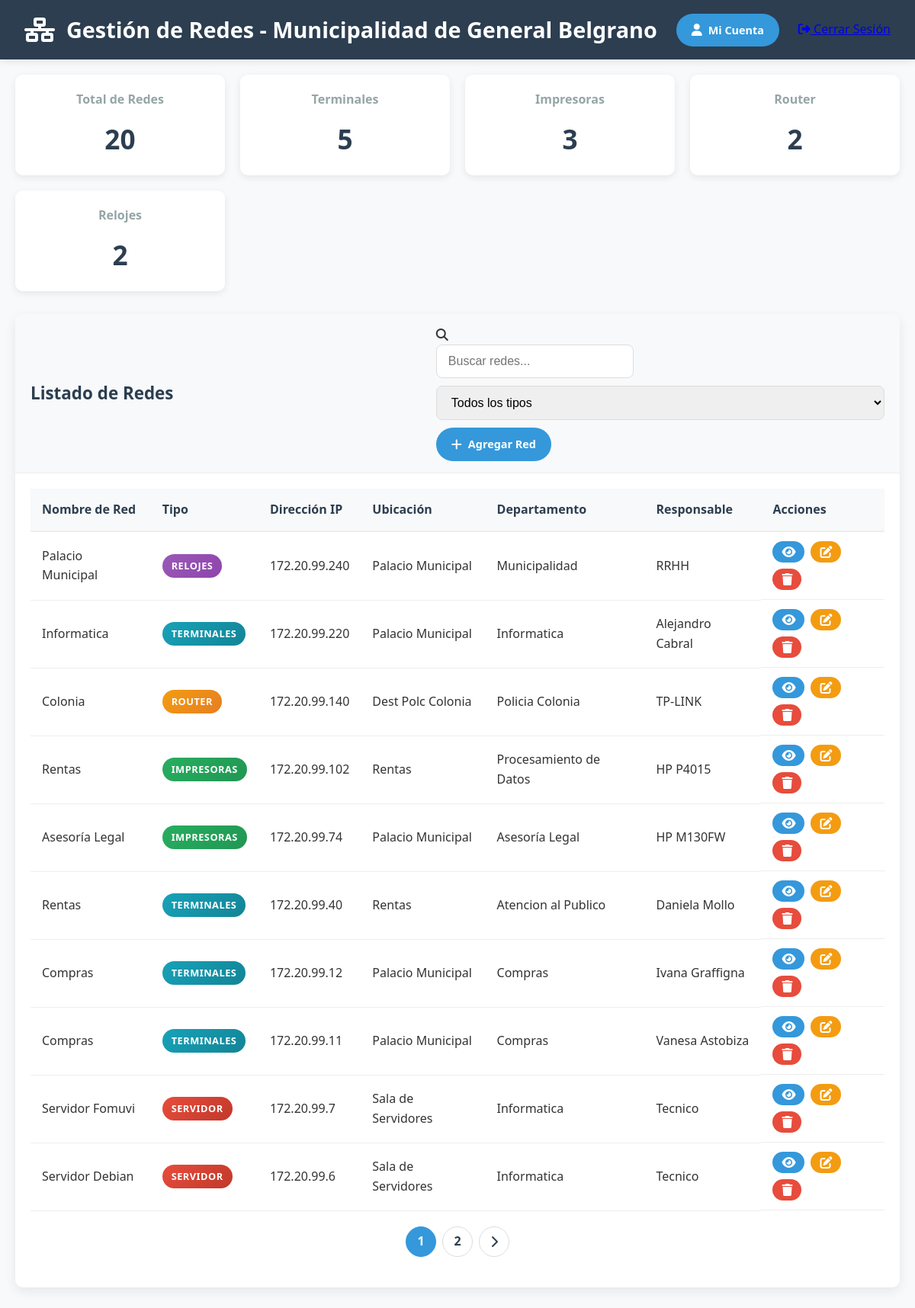
/Tabla_ip/index.php, run on the app's committed database.
### tables this page shows
CREATE TABLE `redes` (
  `id` int(11) NOT NULL,
  `nombre_red` varchar(100) NOT NULL,
  `tipo_red` varchar(50) NOT NULL,
  `direccion_ip` varchar(15) DEFAULT NULL,
  `mascara_subred` varchar(15) DEFAULT NULL,
  `gateway` varchar(15) DEFAULT NULL,
  `dns_primario` varchar(15) DEFAULT NULL,
  `dns_secundario` varchar(15) DEFAULT NULL,
  `ubicacion` varchar(100) DEFAULT NULL,
  `departamento` varchar(50) DEFAULT NULL,
  `responsable` varchar(100) DEFAULT NULL,
  `telefono_contacto` varchar(20) DEFAULT NULL,
  `fecha_instalacion` date DEFAULT NULL,
  `observaciones` text DEFAULT NULL,
  `estado` enum('activa','inactiva') DEFAULT 'activa'
);

### Tabla_ip/index.php (the view, shortened to what this page needs)
<?php
include 'conexion.php';
$limit = 10;
$page = isset($_GET['page']) ? (int)$_GET['page'] : 1;
$start = ($page > 1) ? ($page * $limit) - $limit : 0;
$search = isset($_GET['search']) ? $_GET['search'] : '';
$filter_type = isset($_GET['filter_type']) ? $_GET['filter_type'] : '';
$sql = "SELECT SQL_CALC_FOUND_ROWS * FROM redes WHERE estado = 'activa'";
$sql .= " ORDER BY id DESC LIMIT $start, $limit";
$resultado = $conexion->query($sql);
$total_resultados = $conexion->query("SELECT FOUND_ROWS() as total");
$total_resultados = $total_resultados->fetch_assoc()['total'];
$total_paginas = ceil($total_resultados / $limit);
$stats = [
    'total_redes' => $conexion->query("SELECT COUNT(*) as total FROM redes WHERE estado = 'activa'")->fetch_assoc()['total'],
    'redes_Terminales' => $conexion->query("SELECT COUNT(*) as total FROM redes WHERE tipo_red = 'Terminales' AND estado = 'activa'")->fetch_assoc()['total'],
    'redes_Impresoras' => $conexion->query("SELECT COUNT(*) as total FROM redes WHERE tipo_red = 'Impresoras' AND estado = 'activa'")->fetch_assoc()['total'],
    'redes_Router' => $conexion->query("SELECT COUNT(*) as total FROM redes WHERE tipo_red = 'Router' AND estado = 'activa'")->fetch_assoc()['total'],
    'redes_Servidor' => $conexion->query("SELECT COUNT(*) as total FROM redes WHERE tipo_red = 'Servidor' AND estado = 'activa'")->fetch_assoc()['total'],
    'redes_Relojes' => $conexion->query("SELECT COUNT(*) as total FROM redes WHERE tipo_red = 'Relojes' AND estado = 'activa'")->fetch_assoc()['total']
];
?>
<!DOCTYPE html>
<html lang="es">
<head>
    <link rel="stylesheet" href="https://cdnjs.cloudflare.com/ajax/libs/font-awesome/6.4.0/css/all.min.css">
    <link rel="stylesheet" href="estilos.css">
</head>
<body>
    <header class="header">
        <div class="logo">
            <i class="fas fa-network-wired fa-2x"></i>
            <h1>Gestión de Redes - Municipalidad de General Belgrano</h1>
        </div>
        <div class="header-actions">
            <a href="mi_cuenta.php" class="btn btn-primary"><i class="fas fa-user"></i> Mi Cuenta</a>
        </div>
            <a href="logout.php" class="dropdown-item">
                 <i class="fas fa-sign-out-alt"></i> Cerrar Sesión
            </a>
    </header>
    <div class="container">
        <div class="dashboard-stats">
            <div class="stat-card">
                <h3>Total de Redes</h3>
                <div class="number"><?php echo $stats['total_redes']; ?></div>
            </div>
            <div class="stat-card">
                <h3>Terminales</h3>
                <div class="number"><?php echo $stats['redes_Terminales']; ?></div>
            </div>
            <div class="stat-card">
                <h3>Impresoras</h3>
                <div class="number"><?php echo $stats['redes_Impresoras']; ?></div>
            </div>
            <div class="stat-card">
                <h3>Router</h3>
                <div class="number"><?php echo $stats['redes_Router']; ?></div>
            </div>
            <div class="stat-card">
                <h3>Relojes</h3>
                <div class="number"><?php echo $stats['redes_Relojes']; ?></div>
            </div>
        </div>
        <div class="card">
            <div class="card-header">
                <h2 class="card-title">Listado de Redes</h2>
                <div class="search-container">
                    <div class="col-auto">
                        <i class="fas fa-search"></i>
                        <input type="text" id="search-input" class="form-control" placeholder="Buscar redes..." value="<?php echo htmlspecialchars($search); ?>">
                    </div>
                    <select class="form-control" id="filter-type">
                        <option value="">Todos los tipos</option>
                    </select>
                    <a href="agregar.php" class="btn btn-primary"><i class="fas fa-plus"></i> Agregar Red</a>
                </div>
            </div>
            <div class="card-body">
                <div class="table-responsive">
                    <table class="data-table">
                        <thead>
                            <tr>
                                <th>Nombre de Red</th>
                                <th>Tipo</th>
                                <th>Dirección IP</th>
                                <th>Ubicación</th>
                                <th>Departamento</th>
                                <th>Responsable</th>
                                <th>Acciones</th>
                            </tr>
                        </thead>
                        <tbody>
                            <?php if ($resultado->num_rows > 0): ?>
                            <?php while($fila = $resultado->fetch_assoc()): ?>
                            <tr>
                                <td><?php echo htmlspecialchars($fila['nombre_red']); ?></td>
                                <td>
                                    <span class="badge
                                        <?php echo $fila['tipo_red'] == 'Terminales' ? 'badge-info' : ''; ?>
                                        <?php echo $fila['tipo_red'] == 'Impresoras' ? 'badge-success' : ''; ?>
                                        <?php echo $fila['tipo_red'] == 'Router' ? 'badge-warning' : ''; ?>
                                        <?php echo $fila['tipo_red'] == 'Servidor' ? 'badge-danger' : ''; ?>
                                        <?php echo $fila['tipo_red'] == 'Otro' ? 'badge-secondary' : ''; ?>
                                        <?php echo $fila['tipo_red'] == 'Relojes' ? 'badge-purple' : ''; ?>">
                                        <?php echo htmlspecialchars($fila['tipo_red']); ?>
                                    </span>
                                </td>
                                <td><?php echo htmlspecialchars($fila['direccion_ip']); ?></td>
                                <td><?php echo htmlspecialchars($fila['ubicacion']); ?></td>
                                <td><?php echo htmlspecialchars($fila['departamento']); ?></td>
                                <td><?php echo htmlspecialchars($fila['responsable']); ?></td>
                                <td class="actions">
                                    <a href="detalles.php?id=<?php echo $fila['id']; ?>" class="btn btn-primary btn-sm"><i class="fas fa-eye"></i></a>
                                    <a href="editar.php?id=<?php echo $fila['id']; ?>" class="btn btn-warning btn-sm"><i class="fas fa-edit"></i></a>
                                    <a href="confirmar_eliminacion.php?id=<?php echo $fila['id']; ?>" class="btn btn-danger btn-sm">
                                        <i class="fas fa-trash"></i>
                                    </a>
                                </td>
                            </tr>
                            <?php endwhile; ?>
                            <?php else: ?>
                            <tr>
                                <td colspan="8" style="text-align: center;">No se encontraron redes registradas.</td>
                            </tr>
                            <?php endif; ?>
                        </tbody>
                    </table>
                </div>
                <?php if ($total_paginas > 1): ?>
                <ul class="pagination">
                    <?php for ($i = 1; $i <= $total_paginas; $i++): ?>
                    <li><a href="?page=<?php echo $i; ?><?php echo !empty($search) ? '&search='.urlencode($search) : ''; ?><?php echo !empty($filter_type) ? '&filter_type='.urlencode($filter_type) : ''; ?>" class="<?php echo $i == $page ? 'active' : ''; ?>"><?php echo $i; ?></a></li>
                    <?php endfor; ?>
                    <?php if ($page < $total_paginas): ?>
                    <li><a href="?page=<?php echo $page+1; ?><?php echo !empty($search) ? '&search='.urlencode($search) : ''; ?><?php echo !empty($filter_type) ? '&filter_type='.urlencode($filter_type) : ''; ?>"><i class="fas fa-chevron-right"></i></a></li>
                    <?php endif; ?>
                </ul>
                <?php endif; ?>
            </div>
        </div>
    </div>
</body>
</html>

### Tabla_ip/estilos.css (style rules this page uses)
:root { --primary: #2c3e50; --secondary: #3498db; --accent: #e74c3c; --light: #ecf0f1; --dark: #2c3e50; --success: #27ae60; --warning: #f39c12; --danger: #e74c3c; --gray: #95a5a6; }
* { margin: 0; padding: 0; box-sizing: border-box; }
body { font-family: 'Segoe UI', Tahoma, Geneva, Verdana, sans-serif; background-color: #f8f9fa; color: #333; line-height: 1.6; }
.header { background: linear-gradient(135deg, var(--primary) 0%, var(--dark) 100%); color: white; padding: 1rem 2rem; box-shadow: 0 2px 10px rgba(0,0,0,0.1); display: flex; justify-content: space-between; align-items: center; }
.logo { display: flex; align-items: center; gap: 15px; }
.logo h1 { font-size: 1.8rem; font-weight: 600; }
.container { max-width: 1400px; margin: 0 auto; padding: 20px; }
.card { background: white; border-radius: 10px; box-shadow: 0 5px 15px rgba(0,0,0,0.08); margin-bottom: 25px; overflow: hidden; }
.card-header { background-color: #f8f9fa; padding: 15px 20px; border-bottom: 1px solid #eee; display: flex; justify-content: space-between; align-items: center; flex-wrap: wrap; gap: 15px; }
.card-title { font-size: 1.4rem; color: var(--primary); font-weight: 600; }
.card-body { padding: 20px; }
.dashboard-stats { display: grid; grid-template-columns: repeat(auto-fill, minmax(250px, 1fr)); gap: 20px; margin-bottom: 30px; }
.stat-card { background: white; border-radius: 10px; padding: 20px; box-shadow: 0 3px 10px rgba(0,0,0,0.08); text-align: center; transition: transform 0.3s ease; }
.stat-card h3 { font-size: 1rem; color: var(--gray); margin-bottom: 10px; }
.stat-card .number { font-size: 2.2rem; font-weight: 700; color: var(--primary); }
.search-container { display: flex; gap: 10px; flex-wrap: wrap; }
.btn { display: inline-flex; align-items: center; gap: 8px; padding: 10px 20px; border: none; border-radius: 50px; font-weight: 600; cursor: pointer; transition: all 0.3s; text-decoration: none; font-size: 0.9rem; }
.btn i { font-size: 1rem; }
.btn-primary { background: var(--secondary); color: white; }
.btn-warning { background: var(--warning); color: white; }
.btn-danger { background: var(--danger); color: white; }
.btn-sm { padding: 6px 12px; font-size: 0.8rem; }
.table-responsive { overflow-x: auto; width: 100%; }
.data-table { width: 100%; border-collapse: collapse; }
.data-table th { background-color: #f8f9fa; color: var(--dark); font-weight: 600; text-align: left; padding: 15px; border-bottom: 2px solid #eee; position: sticky; top: 0; }
.data-table td { padding: 12px 15px; border-bottom: 1px solid #eee; }
.data-table .actions { display: flex; gap: 8px; flex-wrap: wrap; }
.pagination { display: flex; justify-content: center; list-style: none; margin: 20px 0; gap: 8px; }
.pagination li { display: inline-block; }
.pagination a { display: flex; align-items: center; justify-content: center; width: 40px; height: 40px; border-radius: 50%; background: white; color: var(--dark); text-decoration: none; font-weight: 600; border: 1px solid #ddd; transition: all 0.3s; }
.pagination a.active, .pagination a:hover { background: var(--secondary); color: white; border-color: var(--secondary); }
.form-control { width: 100%; padding: 12px 15px; border: 1px solid #ddd; border-radius: 8px; font-size: 1rem; transition: all 0.3s; }
.badge { display: inline-block; padding: 5px 12px; border-radius: 50px; font-size: 0.8rem; font-weight: 600; text-transform: uppercase; letter-spacing: 0.5px; }
.badge-info { background: linear-gradient(135deg, #17a2b8 0%, #138496 100%); color: white; }
.badge-success { background: linear-gradient(135deg, #27ae60 0%, #219653 100%); color: white; }
.badge-warning { background: linear-gradient(135deg, #f39c12 0%, #e67e22 100%); color: white; }
.badge-danger { background: linear-gradient(135deg, #e74c3c 0%, #c0392b 100%); color: white; }
.badge-purple { background: linear-gradient(135deg, #9b59b6 0%, #8e44ad 100%); color: white; }

### data on the page
redes: nombre_red "Palacio Municipal", tipo_red "RELOJES", direccion_ip "172.20.99.240", ubicacion "Palacio Municipal", departamento "Municipalidad", responsable "RRHH"
redes: nombre_red "Informatica", tipo_red "TERMINALES", direccion_ip "172.20.99.220", ubicacion "Palacio Municipal", departamento "Informatica", responsable "Alejandro Cabral"
redes: nombre_red "Colonia", tipo_red "ROUTER", direccion_ip "172.20.99.140", ubicacion "Dest Polc Colonia", departamento "Policia Colonia", responsable "TP-LINK"
redes: nombre_red "Rentas", tipo_red "IMPRESORAS", direccion_ip "172.20.99.102", ubicacion "Rentas", departamento "Procesamiento de Datos", responsable "HP P4015"
redes: nombre_red "Asesoría Legal", tipo_red "IMPRESORAS", direccion_ip "172.20.99.74", ubicacion "Palacio Municipal", departamento "Asesoría Legal", responsable "HP M130FW"
redes: nombre_red "Rentas", tipo_red "TERMINALES", direccion_ip "172.20.99.40", ubicacion "Rentas", departamento "Atencion al Publico", responsable "Daniela Mollo"
redes: nombre_red "Compras", tipo_red "TERMINALES", direccion_ip "172.20.99.12", ubicacion "Palacio Municipal", departamento "Compras", responsable "Ivana Graffigna"
redes: nombre_red "Compras", tipo_red "TERMINALES", direccion_ip "172.20.99.11", ubicacion "Palacio Municipal", departamento "Compras", responsable "Vanesa Astobiza"
redes: nombre_red "Servidor Fomuvi", tipo_red "SERVIDOR", direccion_ip "172.20.99.7", ubicacion "Sala de Servidores", departamento "Informatica", responsable "Tecnico"
redes: nombre_red "Servidor Debian", tipo_red "SERVIDOR", direccion_ip "172.20.99.6", ubicacion "Sala de Servidores", departamento "Informatica", responsable "Tecnico"

### other printed values
$stats['total_redes'] "20"
$stats['redes_Terminales'] "5"
$stats['redes_Impresoras'] "3"
$stats['redes_Router'] "2"
$stats['redes_Relojes'] "2"
